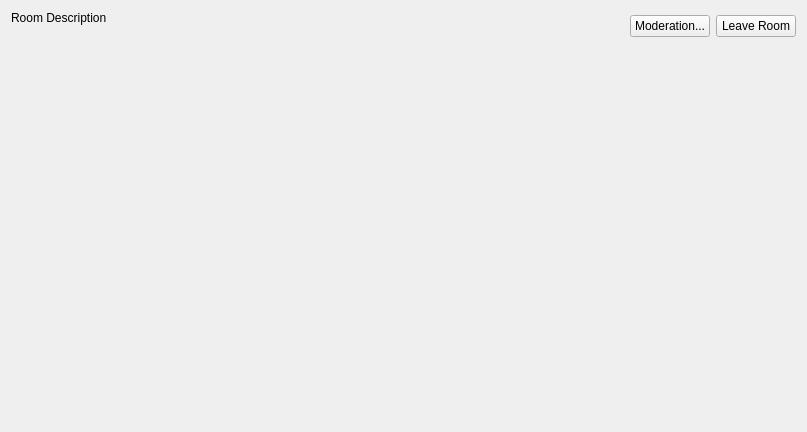
<?xml version="1.0" encoding="UTF-8"?>
<ui version="4.0">
	<class>ClientRoom</class>
	<widget class="QWidget" name="ClientRoom">
		<property name="geometry">
			<rect>
				<x>0</x>
				<y>0</y>
				<width>807</width>
				<height>432</height>
			</rect>
		</property>
		<property name="windowTitle">
			<string>Room Window</string>
		</property>
		<layout class="QVBoxLayout" name="verticalLayout">
			<item>
				<layout class="QVBoxLayout" name="verticalLayout_3">
					<item>
						<layout class="QHBoxLayout" name="horizontalLayout">
							<property name="rightMargin">
								<number>0</number>
							</property>
							<item>
								<layout class="QVBoxLayout" name="room_info_layout">
									<property name="spacing">
										<number>2</number>
									</property>
									<item>
										<widget class="QLabel" name="description">
											<property name="text">
												<string>Room Description</string>
											</property>
										</widget>
									</item>
									<item>
										<widget class="QLabel" name="connection_info">
											<property name="text">
												<string/>
											</property>
										</widget>
									</item>
								</layout>
							</item>
							<item>
								<spacer name="horizontalSpacer">
									<property name="orientation">
										<enum>Qt::Horizontal</enum>
									</property>
									<property name="sizeHint" stdset="0">
										<size>
											<width>40</width>
											<height>20</height>
										</size>
									</property>
								</spacer>
							</item>
							<item>
								<widget class="QPushButton" name="moderation">
									<property name="text">
										<string>Moderation...</string>
									</property>
									<property name="visible">
										<bool>true</bool>
									</property>
								</widget>
							</item>
							<item>
								<widget class="QPushButton" name="disconnect">
									<property name="text">
										<string>Leave Room</string>
									</property>
								</widget>
							</item>
						</layout>
					</item>
					<item>
						<widget class="ChatRoom" name="chat" native="true"/>
					</item>
				</layout>
			</item>
		</layout>
	</widget>
	<customwidgets>
		<customwidget>
			<class>ChatRoom</class>
			<extends>QWidget</extends>
			<header>multiplayer/chat_room.h</header>
			<container>1</container>
		</customwidget>
	</customwidgets>
	<resources/>
	<connections/>
</ui>
